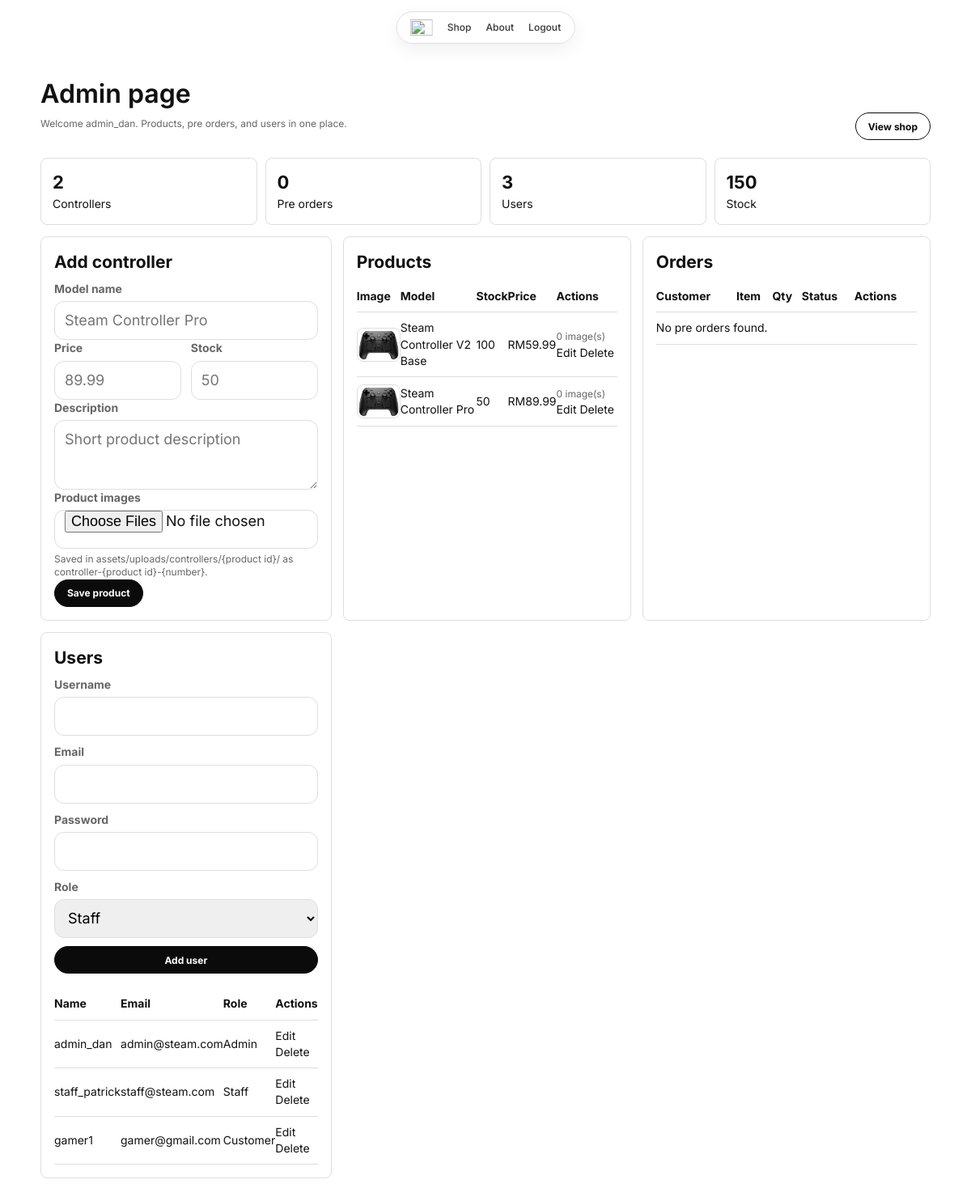
The page /frontend/dashboard_admin.php (signed in) on the database its author committed.
### tables this page shows
CREATE TABLE `controllers` (
  `controller_id` int(11) NOT NULL,
  `model_name` varchar(100) NOT NULL,
  `description` text DEFAULT NULL,
  `price` decimal(10,2) NOT NULL,
  `stock_quantity` int(11) DEFAULT 0
);

CREATE TABLE `users` (
  `user_id` int(11) NOT NULL,
  `username` varchar(50) NOT NULL,
  `email` varchar(100) NOT NULL,
  `password` varchar(255) NOT NULL,
  `role` enum('customer','staff','admin') DEFAULT 'customer'
);

### frontend/dashboard_admin.php (the view, shortened to what this page needs)
<?php
require_once __DIR__ . '/../includes/db_connect.php';
function h($value)
{
  return htmlspecialchars((string) $value, ENT_QUOTES, 'UTF-8');
}
function fetch_count($conn, $sql)
{
  $result = mysqli_query($conn, $sql);
  $row = $result ? mysqli_fetch_assoc($result) : null;
  return $row ? (int) $row['total'] : 0;
}
function fetch_rows($conn, $sql)
{
  $rows = [];
  $result = mysqli_query($conn, $sql);
  if ($result) {
    while ($row = mysqli_fetch_assoc($result)) {
      $rows[] = $row;
    }
  }
  return $rows;
}
$userCount = fetch_count($conn, "SELECT COUNT(*) AS total FROM users");
$orderCount = fetch_count($conn, "SELECT COUNT(*) AS total FROM preorders");
$controllerCount = fetch_count($conn, "SELECT COUNT(*) AS total FROM controllers");
$stockTotal = fetch_count($conn, "SELECT COALESCE(SUM(stock_quantity), 0) AS total FROM controllers");
$controllers = fetch_rows(
  $conn,
  "SELECT c.controller_id, c.model_name, c.description, c.stock_quantity, c.price,
          (SELECT ci.image_path FROM controller_images ci WHERE ci.controller_id = c.controller_id ORDER BY ci.sort_order, ci.image_id LIMIT 1) AS primary_image,
          (SELECT COUNT(*) FROM controller_images ci WHERE ci.controller_id = c.controller_id) AS image_count
   FROM controllers c
   ORDER BY c.controller_id"
);
$orders = fetch_rows(
  $conn,
  "SELECT p.order_id, u.username, c.model_name, p.quantity, p.status
   FROM preorders p
   LEFT JOIN users u ON u.user_id = p.user_id
   LEFT JOIN controllers c ON c.controller_id = p.controller_id
   ORDER BY p.order_id DESC"
);
$users = fetch_rows($conn, "SELECT user_id, username, email, role FROM users ORDER BY user_id");
?>
<!DOCTYPE html>
<html lang="en">
<head>
  <link rel="stylesheet" href="styles.css">
</head>
<body data-page="admin">
  <nav class="top-nav" aria-label="Main navigation">
    <a class="brand" href="index.php" aria-label="Home">
      <img src="assets/logo.svg" alt="">
    </a>
    <a href="shop.php" data-page="shop">Shop</a>
    <a href="about.php" data-page="about">About</a>
    <a href="../logout.php" data-page="login">Logout</a>
  </nav>
  <main>
    <section class="page">
      <header class="admin-header">
        <div>
          <h1>Admin page</h1>
          <p class="small-link">Welcome <?php echo h($_SESSION['name'] ?? 'admin'); ?>. Products, pre orders, and users in one place.</p>
        </div>
        <a class="btn secondary" href="shop.php">View shop</a>
      </header>
      <div class="stat-row">
        <div class="stat"><strong><?php echo $controllerCount; ?></strong><span>Controllers</span></div>
        <div class="stat"><strong><?php echo $orderCount; ?></strong><span>Pre orders</span></div>
        <div class="stat"><strong><?php echo $userCount; ?></strong><span>Users</span></div>
        <div class="stat"><strong><?php echo $stockTotal; ?></strong><span>Stock</span></div>
      </div>
      <div class="admin-grid">
        <section class="admin-panel">
          <h2>Add controller</h2>
          <form action="../php/add_variant.php" method="post" enctype="multipart/form-data">
            <div class="field">
              <label for="model">Model name</label>
              <input id="model" name="model_name" type="text" placeholder="Steam Controller Pro" required>
            </div>
            <div class="form-row">
              <div class="field">
                <label for="price">Price</label>
                <input id="price" name="price" type="number" step="0.01" min="0" placeholder="89.99" required>
              </div>
              <div class="field">
                <label for="stock">Stock</label>
                <input id="stock" name="stock" type="number" min="0" placeholder="50" required>
              </div>
            </div>
            <div class="field">
              <label for="description">Description</label>
              <textarea id="description" name="description" placeholder="Short product description"></textarea>
            </div>
            <div class="field">
              <label for="product_images">Product images</label>
              <input id="product_images" name="product_images[]" type="file" accept="image/jpeg,image/png,image/webp,image/gif" multiple>
              <small class="field-hint">Saved in assets/uploads/controllers/{product id}/ as controller-{product id}-{number}.</small>
            </div>
            <button class="btn" type="submit" name="add_variant">Save product</button>
          </form>
        </section>
        <section class="admin-panel">
          <h2>Products</h2>
          <table class="table">
            <thead>
              <tr><th>Image</th><th>Model</th><th>Stock</th><th>Price</th><th>Actions</th></tr>
            </thead>
            <tbody>
              <?php if ($controllers): ?>
                <?php foreach ($controllers as $controller): ?>
                  <?php $imagePath = $controller['primary_image'] ?: 'assets/product-1_0.jpg'; ?>
                  <tr>
                    <td><img class="product-thumb" src="<?php echo h($imagePath); ?>" alt=""></td>
                    <td><?php echo h($controller['model_name']); ?></td>
                    <td><?php echo h($controller['stock_quantity']); ?></td>
                    <td>RM<?php echo number_format((float) $controller['price'], 2); ?></td>
                    <td>
                      <span class="small-link"><?php echo h($controller['image_count']); ?> image(s)</span>
                      <a href="../edit_stock.php?id=<?php echo h($controller['controller_id']); ?>">Edit</a>
                      <a href="../php/delete_variant.php?id=<?php echo h($controller['controller_id']); ?>" onclick="return confirm('Confirm delete?')">Delete</a>
                    </td>
                  </tr>
                <?php endforeach; ?>
              <?php else: ?>
                <tr><td colspan="5">No controllers found.</td></tr>
              <?php endif; ?>
            </tbody>
          </table>
        </section>
        <section class="admin-panel">
          <h2>Orders</h2>
          <table class="table">
            <thead>
              <tr><th>Customer</th><th>Item</th><th>Qty</th><th>Status</th><th>Actions</th></tr>
            </thead>
            <tbody>
              <?php if ($orders): ?>
                <?php foreach ($orders as $order): ?>
                  <tr>
                    <td><?php echo h($order['username'] ?? 'Unknown'); ?></td>
                    <td><?php echo h($order['model_name'] ?? 'Unknown'); ?></td>
                    <td><?php echo h($order['quantity']); ?></td>
                    <td><?php echo h($order['status']); ?></td>
                    <td>
                      <a href="../edit_order.php?id=<?php echo h($order['order_id']); ?>">Edit</a>
                      <a href="../php/manage-orders.php?delete=<?php echo h($order['order_id']); ?>" onclick="return confirm('Confirm delete?')">Delete</a>
                    </td>
                  </tr>
                <?php endforeach; ?>
              <?php else: ?>
                <tr><td colspan="5">No pre orders found.</td></tr>
              <?php endif; ?>
            </tbody>
          </table>
        </section>
        <section class="admin-panel">
          <h2>Users</h2>
          <form class="compact-form" action="../php/add_user.php" method="post">
            <div class="field">
              <label for="username">Username</label>
              <input id="username" name="username" type="text" required>
            </div>
            <div class="field">
              <label for="email">Email</label>
              <input id="email" name="email" type="email">
            </div>
            <div class="field">
              <label for="password">Password</label>
              <input id="password" name="password" type="password" required>
            </div>
            <div class="field">
              <label for="role">Role</label>
              <select id="role" name="role" required>
                <option value="staff">Staff</option>
              </select>
            </div>
            <button class="btn" type="submit" name="add_user">Add user</button>
          </form>
          <table class="table">
            <thead>
              <tr><th>Name</th><th>Email</th><th>Role</th><th>Actions</th></tr>
            </thead>
            <tbody>
              <?php if ($users): ?>
                <?php foreach ($users as $user): ?>
                  <tr>
                    <td><?php echo h($user['username']); ?></td>
                    <td><?php echo h($user['email']); ?></td>
                    <td><?php echo h(ucfirst($user['role'])); ?></td>
                    <td>
                      <a href="../edit_user.php?id=<?php echo h($user['user_id']); ?>">Edit</a>
                      <a href="../php/delete_user.php?id=<?php echo h($user['user_id']); ?>" onclick="return confirm('Confirm delete?')">Delete</a>
                    </td>
                  </tr>
                <?php endforeach; ?>
              <?php else: ?>
                <tr><td colspan="4">No users found.</td></tr>
              <?php endif; ?>
            </tbody>
          </table>
        </section>
      </div>
    </section>
  </main>
</body>
</html>

### frontend/styles.css (style rules this page uses)
:root { --bg: #ffffff; --text: #111111; --muted: #666666; --line: #dedede; --soft: #f4f4f4; --ink: #0b0b0b; --accent: #e9f36a; --radius: 22px; }
* { box-sizing: border-box; }
body { margin: 0; background: var(--bg); color: var(--text); font-family: "Inter", Helvetica, sans-serif; font-size: 14px; line-height: 1.45; font-optical-sizing: none; font-variation-settings: "opsz" 14; }
a { color: inherit; text-decoration: none; }
button, input, select, textarea { font-family: inherit; font: inherit; }
.top-nav { position: fixed; top: 14px; left: 50%; z-index: 10; display: flex; align-items: center; gap: 18px; padding: 9px 16px; background: rgba(255, 255, 255, 0.94); border: 1px solid var(--line); border-radius: 999px; box-shadow: 0 8px 22px rgba(0, 0, 0, 0.06); transform: translateX(-50%); }
.brand { display: grid; width: 28px; height: 20px; place-items: center; }
.brand img { width: 28px; height: 20px; }
.top-nav a { color: #3c3c3c; font-size: 12px; font-weight: 525; white-space: nowrap; }
main { min-height: 100vh; padding: 100px 50px; }
.page { width: 100%; }
.btn { display: inline-flex; align-items: center; justify-content: center; min-height: 34px; padding: 0 15px; border: 1px solid var(--ink); border-radius: var(--radius); background: var(--ink); color: #ffffff; cursor: pointer; font-size: 12px; font-weight: 700; }
.btn.secondary { background: #ffffff; color: var(--ink); }
.feature-grid, .admin-grid { display: grid; grid-template-columns: repeat(3, 1fr); gap: 14px; }
.card, .admin-panel { border: 1px solid var(--line); border-radius: 8px; padding: 16px; }
.card h3, .admin-panel h2, .product h2 { margin: 0 0 8px; }
.field { display: grid; gap: 5px; }
.field label { color: var(--muted); font-size: 14px; font-weight: 700; }
.field-hint { color: var(--muted); font-size: 12px; line-height: 1.35; }
.field input, .field select, .field textarea { width: 100%; min-height: 48px; padding: 0 12px; border: 1px solid var(--line); border-radius: 12px; outline: none; font-size: 18px; }
.field textarea { min-height: 86px; padding-top: 10px; }
.form-row { display: grid; grid-template-columns: 1fr 1fr; gap: 12px; }
.compact-form { display: grid; gap: 10px; margin-bottom: 18px; }
.small-link { color: var(--muted); font-size: 12px; }
.admin-header { display: flex; align-items: end; justify-content: space-between; gap: 16px; margin-bottom: 22px; }
.admin-header h1 { margin: 0 0 6px; font-size: 32px; font-weight: 625; line-height: 1; letter-spacing: 0; }
.stat-row { display: grid; grid-template-columns: repeat(4, 1fr); gap: 10px; margin-bottom: 14px; }
.stat { border: 1px solid var(--line); border-radius: 8px; padding: 14px; }
.stat strong { display: block; font-size: 22px; }
.table { width: 100%; border-collapse: collapse; }
.table th, .table td { padding: 9px 0; border-bottom: 1px solid var(--line); text-align: left; }
.product-thumb { display: block; width: 54px; height: 42px; border: 1px solid var(--line); border-radius: 8px; object-fit: cover; background: var(--soft); }

### rows shown on the page
controllers: model_name "Steam Controller V2 Base", stock_quantity "100", price "59.99", image_count "0"
controllers: model_name "Steam Controller Pro", stock_quantity "50", price "89.99", image_count "0"
users: username "admin_dan", email "admin@steam.com", role "Admin"
users: username "staff_patrick", email "staff@steam.com", role "Staff"
users: username "gamer1", email "gamer@gmail.com", role "Customer"

### other values the page prints
$_SESSION['name'] "admin_dan"
$controllerCount "2"
$orderCount "0"
$userCount "3"
$stockTotal "150"
